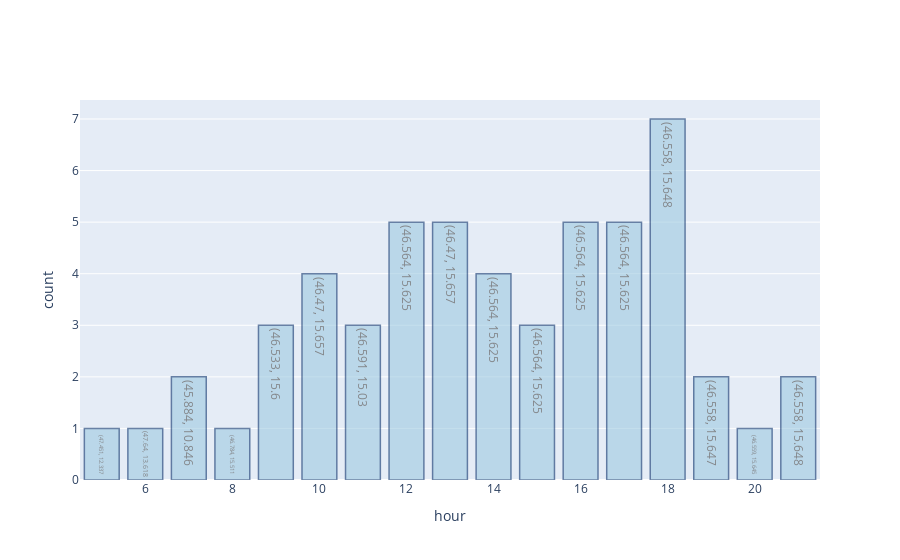

The cell this chart's notebook holds for it:
### Markdown cell above
# Plotting bar graph for "hourly interval" vs " count of rest spot occurence in the interval"

### Code cell
import plotly.graph_objects as go
x=[]
y=[]
z=[]
for key in final_time:
    x.append(key)
    z.append(final_time[key].split(")")[0])
    y.append(final_time[key].split(")")[-1])


fig = go.Figure([go.Bar(x=x,y=y,text=z)])


fig.update_traces(marker_color='rgb(158,202,225)', marker_line_color='rgb(8,48,107)',
                  marker_line_width=1.5, opacity=0.6)
fig.update_layout(xaxis_title="hour",yaxis_title="count")
fig.show()

### Figure 1 — Plotly figure (JSON) as saved in the notebook; plotly's stock layout.template omitted (floating-point values rounded to 4 significant figures)
{"data": [{"marker": {"color": "rgb(158,202,225)", "line": {"color": "rgb(8,48,107)", "width": 1.5}}, "opacity": 0.6, "text": ["(47.451, 12.337", "(47.64, 13.618", "(45.884, 10.846", "(46.784, 15.511", "(46.533, 15.6", "(46.47, 15.657", "(46.591, 15.03", "(46.564, 15.625", "(46.47, 15.657", "(46.564, 15.625", "(46.564, 15.625", "(46.564, 15.625", "(46.564, 15.625", "(46.558, 15.648", "(46.558, 15.647", "(46.559, 15.645", "(46.558, 15.648"], "type": "bar", "x": [5, 6, 7, 8, 9, 10, 11, 12, 13, 14, 15, 16, 17, 18, 19, 20, 21], "y": [" 1", " 1", " 2", " 1", " 3", " 4", " 3", " 5", " 5", " 4", " 3", " 5", " 5", " 7", " 2", " 1", " 2"]}], "layout": {"xaxis": {"title": {"text": "hour"}}, "yaxis": {"title": {"text": "count"}}}}
